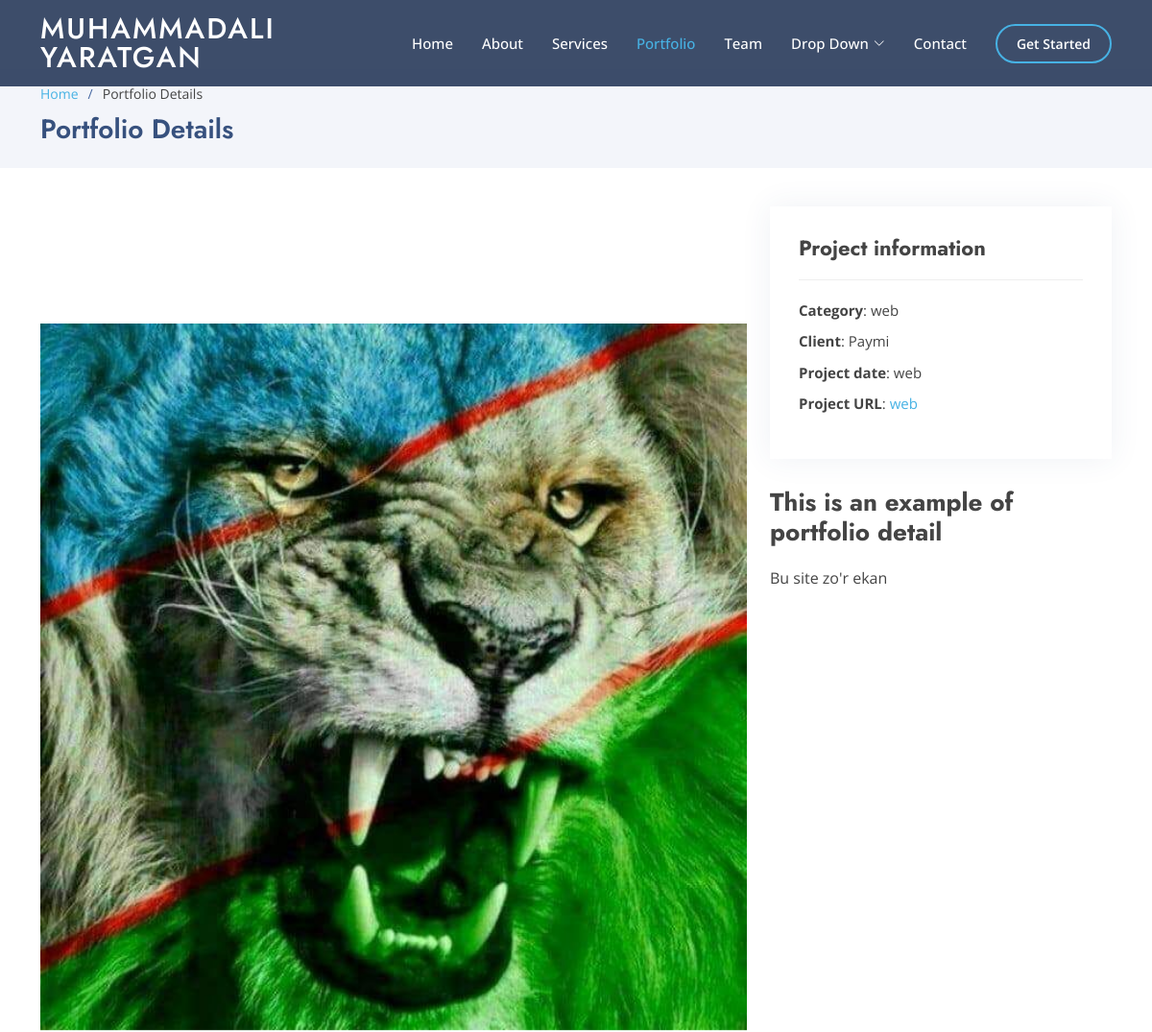
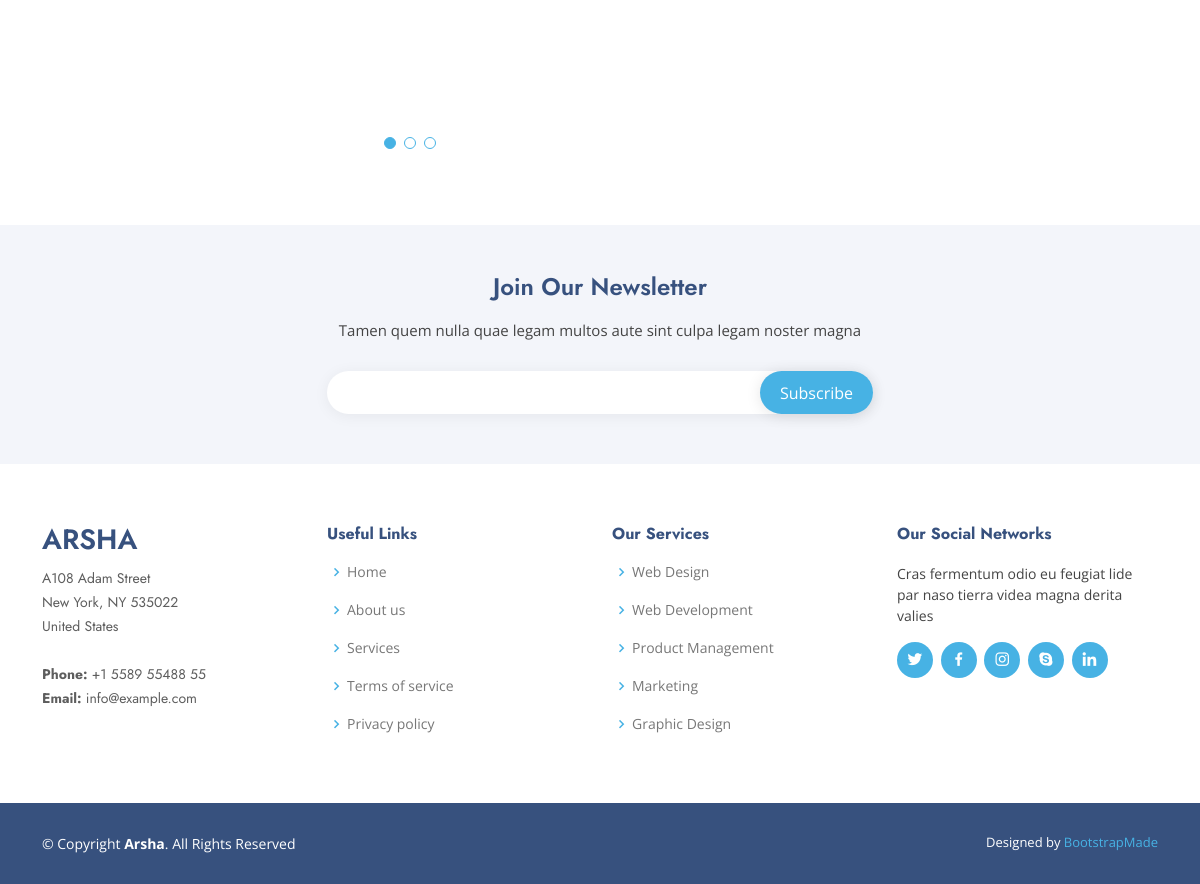
The page /portfolio/1/ on the database its author committed (2 pictures, top to bottom).
### myfiles/models.py (models this page shows)
class Portfolio(models.Model):
    name = models.CharField(max_length=50)
    company_name = models.CharField(max_length=50)
    link = models.CharField(max_length=200)
    deadline = models.DateField()
    type = models.ForeignKey(Type,on_delete=models.CASCADE)
    description = models.TextField()
    picture1 = models.ImageField(upload_to='media')
    picture2 = models.ImageField(upload_to='media',null=True,blank=True)
    picture3 = models.ImageField(upload_to='media',null=True,blank=True)
    date = models.DateTimeField(auto_now=True)

class Type(models.Model):
    name = models.CharField(max_length=10)
    def __str__(self):
        return self.name

### myfiles/views.py (the view)
# urls.py: path('portfolio/<id>/', portfolio , name='portfolio'),
def portfolio(malumot,id):
    ishlarimiz = Portfolio.objects.get(id=id)
    return render(malumot , 'portfolio-details.html',{"work":ishlarimiz})

### templates/portfolio-details.html (shortened to what this page needs)
<!DOCTYPE html>
<html lang="en">
<head>
    {%  load static %}
  <link href="{% static 'assets/vendor/aos/aos.css' %}" rel="stylesheet">
  <link href="{% static 'assets/vendor/bootstrap/css/bootstrap.min.css' %}" rel="stylesheet">
  <link href="{% static 'assets/vendor/bootstrap-icons/bootstrap-icons.css' %}" rel="stylesheet">
  <link href="{% static 'assets/vendor/boxicons/css/boxicons.min.css' %}" rel="stylesheet">
  <link href="{% static 'assets/vendor/glightbox/css/glightbox.min.css' %}" rel="stylesheet">
  <link href="{% static 'assets/vendor/remixicon/remixicon.css' %}" rel="stylesheet">
  <link href="{% static 'assets/vendor/swiper/swiper-bundle.min.css' %}" rel="stylesheet">
  <link href="{% static 'assets/css/style.css' %}" rel="stylesheet">
</head>
<body>
  <header id="header" class="fixed-top header-inner-pages">
    <div class="container d-flex align-items-center">
      <h1 class="logo me-auto"><a href="{% url 'index' %}">Muhammadali yaratgan
      </a></h1>
      <nav id="navbar" class="navbar">
        <ul>
          <li><a class="nav-link scrollto " href="#hero">Home</a></li>
          <li><a class="nav-link scrollto" href="#about">About</a></li>
          <li><a class="nav-link scrollto" href="#services">Services</a></li>
          <li><a class="nav-link  active scrollto" href="#portfolio">Portfolio</a></li>
          <li><a class="nav-link scrollto" href="#team">Team</a></li>
          <li class="dropdown"><a href="#"><span>Drop Down</span> <i class="bi bi-chevron-down"></i></a>
          </li>
          <li><a class="nav-link scrollto" href="#contact">Contact</a></li>
          <li><a class="getstarted scrollto" href="#about">Get Started</a></li>
        </ul>
      </nav>
    </div>
  </header>
  <main id="main">
    <section id="breadcrumbs" class="breadcrumbs">
      <div class="container">
        <ol>
          <li><a href="{% url 'index' %}">Home</a></li>
          <li>Portfolio Details</li>
        </ol>
        <h2>Portfolio Details</h2>
      </div>
    </section>
    <section id="portfolio-details" class="portfolio-details">
      <div class="container">
        <div class="row gy-4">
          <div class="col-lg-8">
            <div class="portfolio-details-slider swiper">
              <div class="swiper-wrapper align-items-center">
                <div class="swiper-slide">
                  <img src="{{work.picture1.url}}" alt="">
                </div>
              </div>
              <div class="swiper-pagination"></div>
            </div>
          </div>
          <div class="col-lg-4">
            <div class="portfolio-info">
              <h3>Project information</h3>
              <ul>
                <li><strong>Category</strong>: {{work.type}}</li>
                <li><strong>Client</strong>: {{work.company_name}}</li>
                <li><strong>Project date</strong>: {{work.type}}</li>
                <li><strong>Project URL</strong>: <a href="#">{{work.type}}</a></li>
              </ul>
            </div>
            <div class="portfolio-description">
              <h2>This is an example of portfolio detail</h2>
              <p>
                {{work.description}}
              </p>
            </div>
          </div>
        </div>
      </div>
    </section>
  </main>
  <footer id="footer">
    <div class="footer-newsletter">
      <div class="container">
        <div class="row justify-content-center">
          <div class="col-lg-6">
            <h4>Join Our Newsletter</h4>
            <p>Tamen quem nulla quae legam multos aute sint culpa legam noster magna</p>
            <form action="{% url 'index' %}" method="post">
              <input type="email" name="he"><input type="submit" value="Subscribe">
            </form>
          </div>
        </div>
      </div>
    </div>
    <div class="footer-top">
      <div class="container">
        <div class="row">
          <div class="col-lg-3 col-md-6 footer-contact">
            <h3>Arsha</h3>
            <p>
              A108 Adam Street <br>
              New York, NY 535022<br>
              United States <br><br>
              <strong>Phone:</strong> +1 5589 55488 55<br>
              <strong>Email:</strong> info@example.com<br>
            </p>
          </div>
          <div class="col-lg-3 col-md-6 footer-links">
            <h4>Useful Links</h4>
            <ul>
              <li><i class="bx bx-chevron-right"></i> <a href="#">Home</a></li>
              <li><i class="bx bx-chevron-right"></i> <a href="#">About us</a></li>
              <li><i class="bx bx-chevron-right"></i> <a href="#">Services</a></li>
              <li><i class="bx bx-chevron-right"></i> <a href="#">Terms of service</a></li>
              <li><i class="bx bx-chevron-right"></i> <a href="#">Privacy policy</a></li>
            </ul>
          </div>
          <div class="col-lg-3 col-md-6 footer-links">
            <h4>Our Services</h4>
            <ul>
              <li><i class="bx bx-chevron-right"></i> <a href="#">Web Design</a></li>
              <li><i class="bx bx-chevron-right"></i> <a href="#">Web Development</a></li>
              <li><i class="bx bx-chevron-right"></i> <a href="#">Product Management</a></li>
              <li><i class="bx bx-chevron-right"></i> <a href="#">Marketing</a></li>
              <li><i class="bx bx-chevron-right"></i> <a href="#">Graphic Design</a></li>
            </ul>
          </div>
          <div class="col-lg-3 col-md-6 footer-links">
            <h4>Our Social Networks</h4>
            <p>Cras fermentum odio eu feugiat lide par naso tierra videa magna derita valies</p>
            <div class="social-links mt-3">
              <a href="#" class="twitter"><i class="bx bxl-twitter"></i></a>
              <a href="#" class="facebook"><i class="bx bxl-facebook"></i></a>
              <a href="#" class="instagram"><i class="bx bxl-instagram"></i></a>
              <a href="#" class="google-plus"><i class="bx bxl-skype"></i></a>
              <a href="#" class="linkedin"><i class="bx bxl-linkedin"></i></a>
            </div>
          </div>
        </div>
      </div>
    </div>
    <div class="container footer-bottom clearfix">
      <div class="copyright">
        &copy; Copyright <strong><span>Arsha</span></strong>. All Rights Reserved
      </div>
      <div class="credits">
        Designed by <a href="https://bootstrapmade.com/">BootstrapMade</a>
      </div>
    </div>
  </footer>
</body>
</html>

### rows shown on the page
Portfolio: picture1 (picture), type "web", company_name "Paymi", description "Bu site zo'r ekan"
